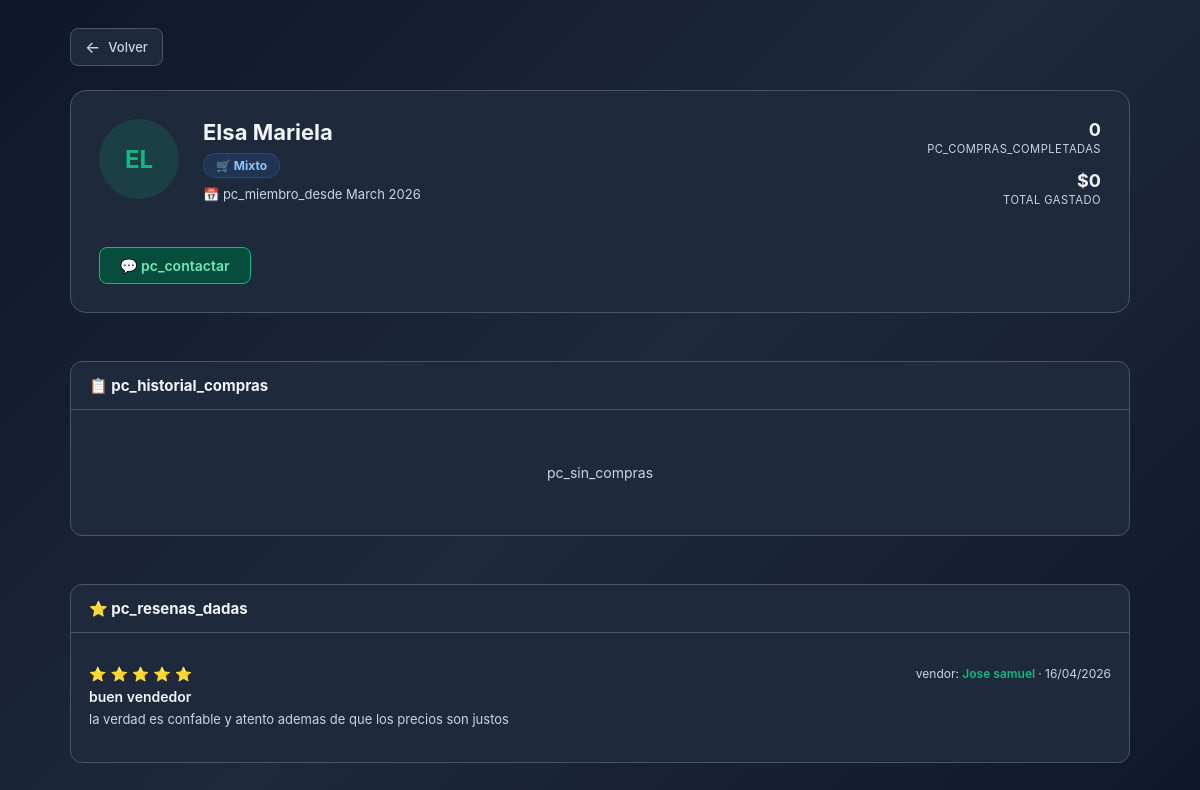
Page /perfil_comprador.php?id=28 (signed in) on the committed database.
### tables this page shows
CREATE TABLE `usuarios` (
  `id_usuario` int(11) NOT NULL,
  `nombre` varchar(100) NOT NULL,
  `apellido` varchar(100) DEFAULT NULL,
  `bio` text DEFAULT NULL,
  `email` varchar(100) NOT NULL,
  `email_verificado` tinyint(1) NOT NULL DEFAULT 0,
  `foto_perfil` varchar(255) DEFAULT NULL,
  `password` varchar(255) NOT NULL,
  `telefono` varchar(20) NOT NULL,
  `indicativo` varchar(5) NOT NULL DEFAULT '+57',
  `departamento` varchar(80) DEFAULT NULL,
  `municipio` varchar(80) DEFAULT NULL,
  `vereda` varchar(100) DEFAULT NULL,
  `notif_mensajes` tinyint(1) NOT NULL DEFAULT 1,
  `notif_ventas` tinyint(1) NOT NULL DEFAULT 1,
  `notif_visitas` tinyint(1) NOT NULL DEFAULT 0,
  `notif_promociones` tinyint(1) NOT NULL DEFAULT 0,
  `cedula` varchar(20) NOT NULL,
  `tipo_documento` enum('CC','NIT','PP','CE') NOT NULL DEFAULT 'CC',
  `rol` enum('vendedor','comprador','mixto','admin') NOT NULL DEFAULT 'vendedor',
  `estado` enum('activo','inactivo','suspendido') NOT NULL DEFAULT 'activo',
  `fecha_registro` timestamp NOT NULL DEFAULT current_timestamp()
);

CREATE TABLE `resenas_vendedor` (
  `id_resena` int(11) NOT NULL,
  `id_vendedor` int(11) NOT NULL,
  `id_comprador` int(11) NOT NULL,
  `calificacion` int(11) NOT NULL CHECK (`calificacion` >= 1 and `calificacion` <= 5),
  `titulo` varchar(150) DEFAULT NULL COMMENT 'Título breve opcional',
  `comentario` text DEFAULT NULL,
  `fecha_resena` timestamp NOT NULL DEFAULT current_timestamp()
);

### perfil_comprador.php (the view, shortened to what this page needs)
<?php
require_once __DIR__ . '/config/app.php';
require_once __DIR__ . '/config/database.php';
$id_comprador = (int)($_GET['id'] ?? 0);
$stmt = $conexion->prepare(
    "SELECT id_usuario, nombre, email, foto_perfil,
            telefono, rol, estado, fecha_registro
     FROM usuarios
     WHERE id_usuario = :id
       AND estado = 'activo'
       AND rol IN ('comprador','mixto')
     LIMIT 1"
);
$stmt->execute([':id' => $id_comprador]);
$comprador = $stmt->fetch();
$r = $conexion->prepare(
    "SELECT COUNT(*) FROM transacciones
     WHERE id_comprador = :id AND estado = 'APROBADO'"
);
$r->execute([':id' => $id_comprador]);
$total_compras = (int)$r->fetchColumn();
$r = $conexion->prepare(
    "SELECT COALESCE(SUM(total), 0) FROM transacciones
     WHERE id_comprador = :id AND estado = 'APROBADO'"
);
$r->execute([':id' => $id_comprador]);
$total_gastado = (float)$r->fetchColumn();
$r = $conexion->prepare(
    "SELECT t.id_transaccion, t.total, t.estado, t.fecha_creacion,
            p.tipo_producto, p.precio, p.unidad,
            (SELECT ruta_imagen FROM imagenes_productos
             WHERE id_producto = p.id_producto LIMIT 1) AS imagen
     FROM transacciones t
     INNER JOIN productos p ON t.id_producto = p.id_producto
     WHERE t.id_comprador = :id
     ORDER BY t.fecha_creacion DESC
     LIMIT 10"
);
$r->execute([':id' => $id_comprador]);
$historial = $r->fetchAll();
$r = $conexion->prepare(
    "SELECT rv.calificacion, rv.titulo, rv.comentario, rv.fecha_resena,
            u.nombre AS nombre_vendedor, u.id_usuario AS id_vendedor
     FROM resenas_vendedor rv
     INNER JOIN usuarios u ON rv.id_vendedor = u.id_usuario
     WHERE rv.id_comprador = :id
     ORDER BY rv.fecha_resena DESC
     LIMIT 5"
);
$r->execute([':id' => $id_comprador]);
$resenas_dadas = $r->fetchAll();
?>
<!DOCTYPE html>
<html lang="<?= $lang ?>">
<head>
    <?= ascc_theme_css() ?>
    <link rel="stylesheet" href="/ascc/public/css/visitas-detalle.css?v=<?= time() ?>">
</head>
<body class="theme-<?= $theme ?>" data-theme="<?= $theme ?>">
    <div class="vis-container">
        <a href="javascript:history.back()" class="vis-back">Volver</a>
        <div class="pc-hero-card">
            <div class="pc-avatar-wrap">
                <?php if ($comprador['foto_perfil']): ?>
                    <div class="pc-avatar" style="display:none">
                        <?= strtoupper(substr($comprador['nombre'], 0, 2)) ?>
                    </div>
                <?php else: ?>
                    <div class="pc-avatar">
                        <?= strtoupper(substr($comprador['nombre'], 0, 2)) ?>
                    </div>
                <?php endif; ?>
            </div>
            <div class="pc-hero-info">
                <h1 class="pc-nombre"><?= htmlspecialchars($comprador['nombre']) ?></h1>
                <div class="pc-badges">
                    <span class="pc-badge pc-badge--rol">
                        🛒 <?= ucfirst($comprador['rol']) ?>
                    </span>
                </div>
                <p class="pc-miembro">
                    📅 <?= t('pc_miembro_desde') ?>
                    <?= date('F Y', strtotime($comprador['fecha_registro'])) ?>
                </p>
            </div>
            <div class="pc-kpis">
                <div class="pc-kpi">
                    <span class="pc-kpi__val"><?= number_format($total_compras) ?></span>
                    <span class="pc-kpi__lbl"><?= t('pc_compras_completadas') ?></span>
                </div>
                <div class="pc-kpi">
                    <span class="pc-kpi__val">
                        $<?= number_format($total_gastado, 0, ',', '.') ?>
                    </span>
                    <span class="pc-kpi__lbl">Total gastado</span>
                </div>
            </div>
            <div class="pc-contactar">
                <button class="vis-btn-primary"
                    onclick="abrirModal(<?= $id_comprador ?>, '<?= addslashes($comprador['nombre']) ?>')">
                    💬 <?= t('pc_contactar') ?>
                </button>
            </div>
        </div>
        <div class="vis-card" style="margin-top:1.5rem">
            <div class="vis-card__header">
                <h3>📋 <?= t('pc_historial_compras') ?></h3>
            </div>
            <?php if (empty($historial)): ?>
                <div class="vis-empty">
                    <p><?= t('pc_sin_compras') ?></p>
                </div>
            <?php endif; ?>
        </div>
        <div class="vis-card" style="margin-top:1.5rem">
            <div class="vis-card__header">
                <h3>⭐ <?= t('pc_resenas_dadas') ?></h3>
            </div>
            <?php if (empty($resenas_dadas)): ?>
                <div class="vis-empty">
                    <p><?= t('pc_sin_resenas') ?></p>
                </div>
            <?php else: ?>
                <div class="vis-card__body">
                    <?php foreach ($resenas_dadas as $res): ?>
                        <div class="pc-resena-item">
                            <div class="pc-resena-header">
                                <div class="pc-resena-stars">
                                    <?php for ($i = 1; $i <= 5; $i++): ?>
                                        <?= $i <= $res['calificacion'] ? '⭐' : '☆' ?>
                                    <?php endfor; ?>
                                </div>
                                <div class="pc-resena-meta">
                                    <?= t('vendor') ?>:
                                    <a href="/ascc/perfil_vendedor.php?id=<?= $res['id_vendedor'] ?>" class="vis-link">
                                        <?= htmlspecialchars($res['nombre_vendedor']) ?>
                                    </a>
                                    · <?= date('d/m/Y', strtotime($res['fecha_resena'])) ?>
                                </div>
                            </div>
                            <?php if ($res['titulo']): ?>
                                <div class="pc-resena-titulo">
                                    <?= htmlspecialchars($res['titulo']) ?>
                                </div>
                            <?php endif; ?>
                            <?php if ($res['comentario']): ?>
                                <div class="pc-resena-comentario">
                                    <?= nl2br(htmlspecialchars($res['comentario'])) ?>
                                </div>
                            <?php endif; ?>
                        </div>
                    <?php endforeach; ?>
                </div>
            <?php endif; ?>
        </div>
    </div>
</body>
</html>

### public/css/dark.css (style rules this page uses)
*, *::before, *::after { box-sizing: border-box; }
body, body.theme-dark, body[data-theme="dark"] { background: linear-gradient(135deg, #0F172A 0%, #1E293B 50%, #0F172A 100%); color: var(--text-primary); font-family: -apple-system, BlinkMacSystemFont, 'Segoe UI', Roboto, 'Helvetica Neue', Arial, sans-serif; margin: 0; padding: 0; min-height: 100vh; transition: var(--transition); }

### public/css/visitas-detalle.css (style rules this page uses)
.vis-back { display: inline-flex; align-items: center; gap: 8px; font-size: 0.8125rem; font-weight: 500; color: var(--text-secondary, #94a3b8); text-decoration: none; margin-bottom: 24px; padding: 8px 14px; background: var(--card-bg, #1e293b); border: 1px solid var(--border-color, #334155); border-radius: 8px; width: fit-content; transition: all 0.2s; }
.vis-back::before { content: '←'; font-size: 1rem; }
.vis-card { background: var(--card-bg, #1e293b); border: 1px solid var(--border-color, #334155); border-radius: 12px; overflow: hidden; margin-bottom: 1.5rem; }
.vis-card__header { display: flex; align-items: center; justify-content: space-between; padding: 14px 18px; border-bottom: 1px solid var(--border-color, #334155); flex-wrap: wrap; gap: 6px; }
.vis-card__header h3 { font-size: 0.9375rem; font-weight: 700; color: var(--text-primary, #f1f5f9); margin: 0; }
.vis-card__body { padding: 18px; }
.vis-link { color: #10b981; text-decoration: none; font-weight: 600; transition: color 0.15s; }
.vis-btn-primary { padding: 9px 20px; background: #064e3b; border: 1px solid #10b981; color: #6ee7b7; border-radius: 8px; font-family: inherit; font-size: 0.875rem; font-weight: 600; cursor: pointer; transition: all 0.2s; }
.vis-empty { padding: 40px 20px; text-align: center; }
.vis-empty p { color: var(--text-secondary, #94a3b8); font-size: 0.875rem; }
.pc-hero-card { background: var(--card-bg, #1e293b); border: 1px solid var(--border-color, #334155); border-radius: 16px; padding: 28px; display: grid; grid-template-columns: auto 1fr auto; grid-template-rows: auto auto; gap: 20px 24px; margin-bottom: 1.5rem; align-items: start; }
.pc-avatar-wrap { grid-row: 1 / 3; display: flex; align-items: flex-start; }
.pc-avatar { width: 80px; height: 80px; border-radius: 50%; background: rgba(16,185,129,0.15); color: #10b981; display: flex; align-items: center; justify-content: center; font-size: 1.5rem; font-weight: 700; flex-shrink: 0; }
.pc-hero-info { display: flex; flex-direction: column; gap: 8px; }
.pc-nombre { font-size: 1.375rem; font-weight: 700; color: var(--text-primary, #f1f5f9); margin: 0; }
.pc-badges { display: flex; gap: 8px; flex-wrap: wrap; }
.pc-badge { display: inline-flex; align-items: center; padding: 4px 12px; border-radius: 20px; font-size: 0.75rem; font-weight: 700; }
.pc-badge--rol { background: rgba(59,130,246,0.12); color: #93c5fd; border: 1px solid rgba(59,130,246,0.25); }
.pc-miembro { font-size: 0.8125rem; color: var(--text-secondary, #94a3b8); margin: 0; }
.pc-kpis { display: flex; flex-direction: column; gap: 14px; align-items: flex-end; }
.pc-kpi { display: flex; flex-direction: column; align-items: flex-end; gap: 2px; }
.pc-kpi__val { font-size: 1.125rem; font-weight: 700; color: var(--text-primary, #f1f5f9); }
.pc-kpi__lbl { font-size: 0.7rem; color: var(--text-secondary, #94a3b8); text-transform: uppercase; letter-spacing: 0.04em; }
.pc-contactar { grid-column: 1 / -1; display: flex; justify-content: flex-start; }
.pc-resena-item { padding: 14px 0; border-bottom: 1px solid var(--border-color, #334155); }
.pc-resena-item:last-child { border-bottom: none; }
.pc-resena-header { display: flex; align-items: center; justify-content: space-between; gap: 12px; margin-bottom: 6px; flex-wrap: wrap; }
.pc-resena-stars { font-size: 0.875rem; }
.pc-resena-meta { font-size: 0.75rem; color: var(--text-secondary, #94a3b8); }
.pc-resena-titulo { font-size: 0.875rem; font-weight: 600; color: var(--text-primary, #f1f5f9); margin-bottom: 4px; }
.pc-resena-comentario { font-size: 0.8125rem; color: var(--text-secondary, #94a3b8); line-height: 1.6; }

### rows in the picture
usuarios: nombre "EL", nombre "Elsa Mariela", rol "Mixto", fecha_registro "March 2026"
resenas_vendedor: calificacion 5 (drawn), id_vendedor.nombre "Jose samuel", fecha_resena "16/04/2026", titulo "buen vendedor", comentario "la verdad es confable y atento ademas de que los precios son justos"

### other values in the picture
t('pc_miembro_desde') "pc_miembro_desde"
$total_compras "0"
t('pc_compras_completadas') "PC_COMPRAS_COMPLETADAS"
$total_gastado "0"
t('pc_contactar') "pc_contactar"
t('pc_historial_compras') "pc_historial_compras"
t('pc_sin_compras') "pc_sin_compras"
t('pc_resenas_dadas') "pc_resenas_dadas"
